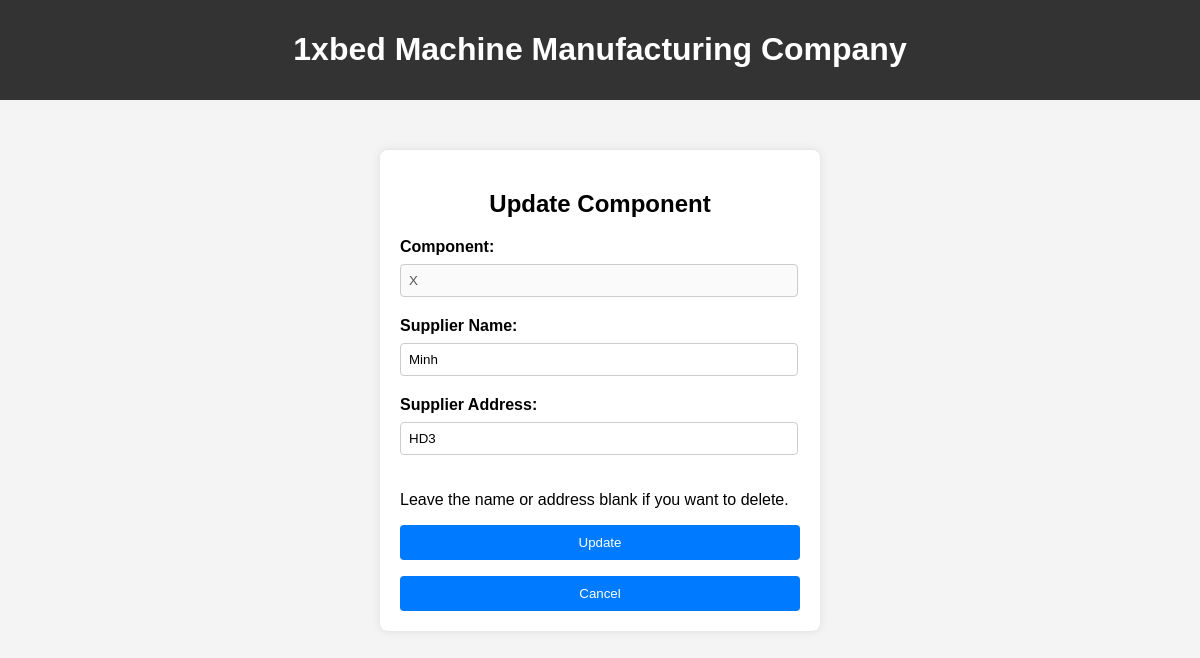
The app's page /manager/component/X/ with its own data.
### myproject/models.py (models this page shows)
class Component(models.Model):
    component_type = models.CharField(max_length=100)
    supplier_name = models.CharField(max_length=100)
    supplier_address = models.CharField(max_length=100)

### myproject/views.py (the view, shortened to what this page needs)
# urls.py: path("manager/component/<str:component_type>/", views.Component_.update, name="manager/component/component_type"),
    def update(request, component_type):
        component = get_object_or_404(Component, component_type=component_type)
        return render(request, "myproject/component/update.html", {'component': component})

### myproject/templates/myproject/component/update.html (shortened to what this page needs)
<!DOCTYPE html>
<html lang="en">
<head>
    {% load static %}
    <link rel="stylesheet" href="{% static 'css/component/add.css' %}">
</head>
<body>
    <header>
        <h1>
            1xbed Machine Manufacturing Company
        </h1>
    </header>
    <div class="container">
        <h2>Update Component</h2>
    <form method="post">
        <label for="Component">Component:</label>
        <input type="text" id="component_type" name="component_type" value="{{component.component_type }}" disabled><br>
        <label for="Supplier Name">Supplier Name:</label>
        <input type="text" id="supplier_name" name="supplier_name" value="{{component.supplier_name }}" ><br>
        <label for="Supplier Address">Supplier Address:</label>
        <input type="text" id="supplier_address" name="supplier_address" value="{{component.supplier_address }}"><br>
        <p >Leave the name or address blank if you want to delete.</p>
        <button type="submit">Update</button>
        <button type="button">
            <a href="/manager/component">
                Cancel
            </a>
        </button>
    </form>
    </div>
</body>
</html>

### myproject/static/css/component/add.css (style rules this page uses)
body { font-family: Arial, sans-serif; margin: 0; padding: 0; background-color: #f4f4f4; }
header { background-color: #333; color: #fff; padding: 10px 0; text-align: center; }
div.container { max-width: 400px; margin: 50px auto; padding: 20px; background-color: #fff; border-radius: 8px; box-shadow: 0 0 10px rgba(0, 0, 0, 0.1); }
label { font-weight: bold; display: block; margin-bottom: 8px; }
input[type="text"], input[type="number"] { width: calc(100% - 20px); padding: 8px; margin-bottom: 20px; border: 1px solid #ccc; border-radius: 4px; }
button[type="submit"] { width: 100%; padding: 10px; background-color: #007bff; color: #fff; border: none; border-radius: 4px; cursor: pointer; }
h2 { text-align: center; margin-bottom: 20px; }
button[type="button"] { width: 100%; padding: 10px; background-color: #007bff; color: #fff; border: none; border-radius: 4px; cursor: pointer; }
a { display: inline-block; width: 100%; text-decoration: none; text-align: center; color: white; }

### records on screen
Component: component_type "X", supplier_name "Minh", supplier_address "HD3"
